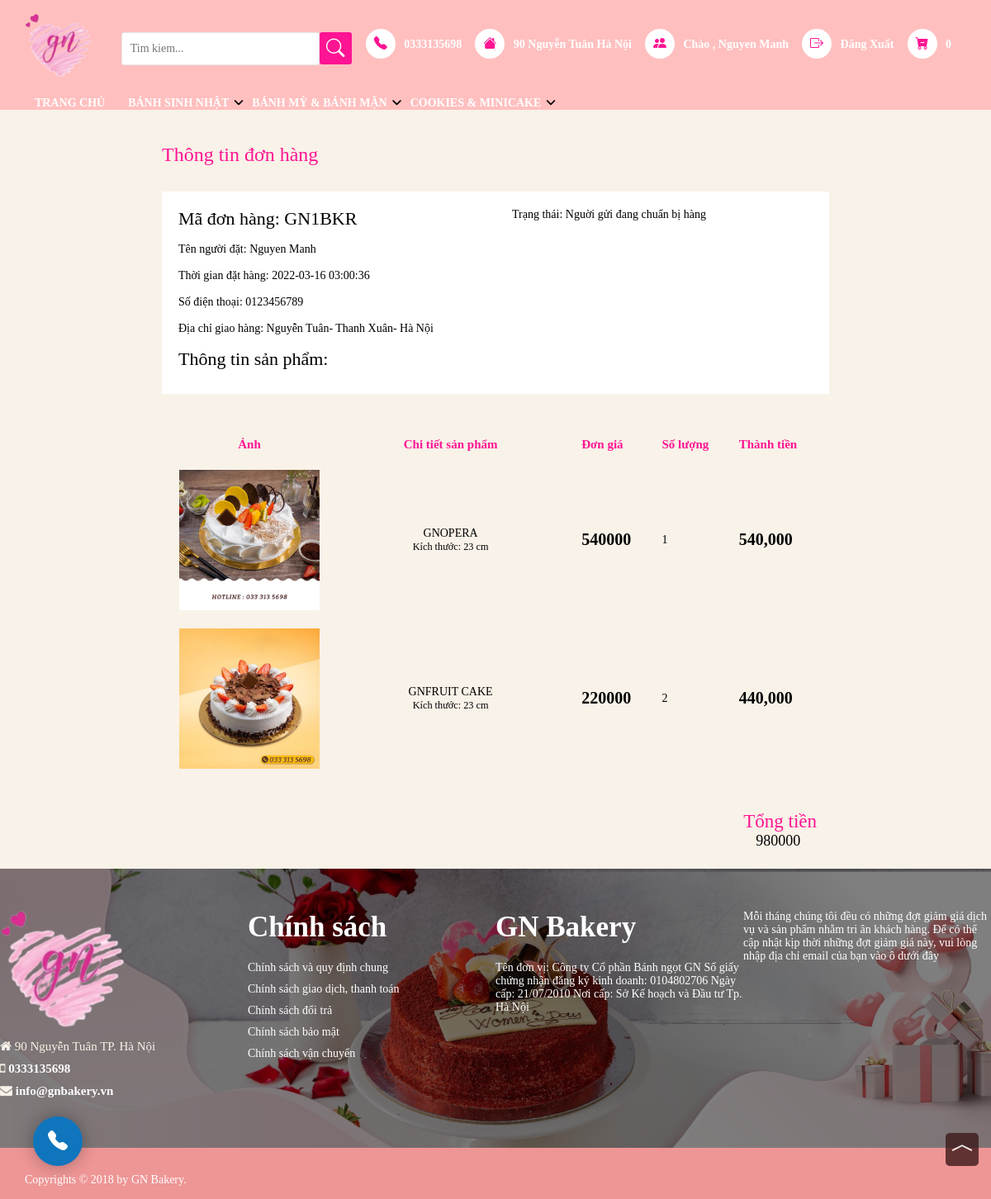
/order_product.php?order_id=1 (signed in), run on the app's committed database.
### tables this page shows
CREATE TABLE `categories` (
  `id` int(11) NOT NULL,
  `name` varchar(50) NOT NULL
);

CREATE TABLE `orders` (
  `id` int(11) NOT NULL,
  `customer_id` int(11) NOT NULL,
  `name_receiver` varchar(50) NOT NULL,
  `address_receiver` varchar(255) NOT NULL,
  `phone_receiver` varchar(15) NOT NULL,
  `status` tinyint(1) NOT NULL,
  `total_price` float NOT NULL,
  `created_at` timestamp NOT NULL DEFAULT CURRENT_TIMESTAMP
);

CREATE TABLE `order_product` (
  `order_id` int(11) NOT NULL,
  `product_id` int(11) NOT NULL,
  `quantity` int(11) NOT NULL
);

CREATE TABLE `products` (
  `id` int(11) NOT NULL,
  `name` varchar(50) NOT NULL,
  `image` varchar(255) NOT NULL,
  `size` int(11) NOT NULL,
  `price` float NOT NULL,
  `description` text NOT NULL,
  `status` tinyint(1) NOT NULL DEFAULT '1',
  `category_detail_id` int(11) NOT NULL,
  `admin_id` int(11) NOT NULL
);

### cart_function.php (called while the page is built, shortened)
<?php
function total_item($cart){
    $total = 0;
    return $total;
}
?>

### order_product.php (the view, shortened to what this page needs)
<?php
require './database/connect.php';
$idCus = $_SESSION['id'];
$idOrder = $_GET['order_id'];
$sqlTtin = "SELECT * FROM orders WHERE id = $idOrder and customer_id = $idCus";
$resultTtin = mysqli_query($connect,$sqlTtin);
$rowTtin = mysqli_fetch_assoc($resultTtin);
$sqlBanh = "SELECT * FROM products,order_product WHERE order_id = $idOrder and order_product.product_id = products.id";
$resultBanh = mysqli_query($connect,$sqlBanh);
?>
<!DOCTYPE html>
<html lang="en">
<head>
  <link rel="stylesheet" href="https://cdn.jsdelivr.net/npm/bootstrap-icons@1.8.1/font/bootstrap-icons.css">
  <link href="https://cdn.jsdelivr.net/npm/bootstrap@5.1.3/dist/css/bootstrap.min.css" rel="stylesheet"
>
  <link rel="stylesheet" type="text/css" href="css/style.css">
  <link rel="stylesheet" type="text/css" href="css/order.css">
  <link rel="stylesheet" href="https://cdnjs.cloudflare.com/ajax/libs/font-awesome/6.0.0/css/all.min.css">
  <link rel="stylesheet" type="text/css" href="https://cdn.jsdelivr.net/npm/slick-carousel@1.8.1/slick/slick.css" />
  <link rel="stylesheet" href="https://cdnjs.cloudflare.com/ajax/libs/font-awesome/4.7.0/css/font-awesome.min.css">
</head>
<body>
<?php require './header.php'; ?>
        <div class="order-product">
        <h2>Thông tin đơn hàng</h2>
            <div class="order-product-content">
                 <div class="order-left">
                    <h1>Mã đơn hàng: GN<?php echo $rowTtin['id']  ?>BKR</h1>
                    <p class="mt-3">Tên người đặt: <?php echo $rowTtin['name_receiver']  ?></p>
                    <p>Thời gian đặt hàng: <?php echo $rowTtin['created_at']  ?></p>
                    <p>Số điện thoại: <?php echo $rowTtin['phone_receiver']  ?></p>
                    <p>Địa chỉ giao hàng: <?php echo $rowTtin['address_receiver']  ?></p>
                    <h1>Thông tin sản phẩm:</h1>
                 </div>
                  <div class="order-right">
                    <p class="order-text" >Trạng thái: Nguời gửi đang chuẩn bị hàng </p>
                 </div>
             </div>
             <table class="cart-table full ">
          <thead class="cart__row">
            <tr class="spaceUnder">
              <th class="item-img" >Ảnh </th>
              <th class="item-content-text">Chi tiết sản phẩm</th>
              <th class="item-content-price">Đơn giá</th>
              <th class="item-amount">Số lượng</th>
              <th class="item-total-price">Thành tiền</th>
            </tr>
          </thead>
          <tbody>
            <?php
              if(mysqli_num_rows($resultBanh) > 0){
                while($rowBanh = mysqli_fetch_assoc($resultBanh)){
            ?>
              <tr class="spaceUnder">
                <td class="item-img" data-label="Sản phẩm">
                  <a href="" class="cart__image">
                    <img src="./assets/images/products/<?php echo $rowBanh['image'] ?>">
                  </a>
                </td>
                <td class="item-contentt-text">
                  GN<?php echo $rowBanh['name'] ?>
                <br>
                  <div class="cart__remove">
                    <small>Kích thước: <?php echo $rowBanh['size'] ?> cm</small><br>
                  </div>
                </td>
                <td class="item-contentt-price" data-label="Đơn giá">
                  <span class="item-price">
                    <?php echo $rowBanh['price'] ?>
                  </span>
                </td>
                <td class="item-amountt" data-label="Số lượng">
                  <div class="product-quantitys">
                    <?php echo  $rowBanh['quantity'] ?>
                  </div>
                </td>
                <td class="item-totall-price" data-label="Tổng giá">
                  <span class="item-price">
                    <?php echo number_format($rowBanh['price'] * $rowBanh['quantity']) ?>
                  </span>
                </td>
              </tr>
            <?php
                }
              }
            ?>
          </tbody>
        </table>
                <div class="row-total">
					<div class="cart-price-right">
						<p>
							<span class="cart__subtotal-title">Tổng tiền</span><br>
							<span class="cart__subtotal"><?php echo $rowTtin['total_price'] ?></span>
						</p>
					</div>
                </div>
            </div>
            <footer>
    <div class="footer-top">
      <div class="wrapper">
        <div class="inner">
          <div class="grid-item">
            <div class="contact-item ">
              <div class="ft-contact">
                <div class="ft-contact-logo ">
                  <a href="/"><img style="width: 50%;height:50%;" src="img/logo.png"
                      alt="GN BAKERY - Bánh ngọt Pháp"></a>
                </div>
                <div class="ft-contact-address">
                  <i class="fa fa-home" aria-hidden="true"></i> 90 Nguyễn Tuân TP. Hà Nội
                </div>
                <div class="ft-contact-tel">
                  <i class="fa fa-mobile" aria-hidden="true"></i> <a style="color: white; font-weight: bolder;"
                    href="tel:0333135698">0333135698</a>
                </div>
                <div class="ft-contact-email">
                  <i class="fa fa-envelope" aria-hidden="true"></i> <a style="color: white;font-weight: bolder;"
                    href="mailto:info@gnbakery.vn">info@gnbakery.vn</a>
                </div>
              </div>
            </div>
            <div class="menu ">
              <div class="ft-menu">
                <h4>Chính sách</h4>
                <ul class="list">
                  <li><a href="">Chính sách và quy định chung</a></li>
                  <li><a href="">Chính sách giao dịch, thanh toán</a></li>
                  <li><a href="">Chính sách đổi trả</a></li>
                  <li><a href="">Chính sách bảo mật</a></li>
                  <li><a href="">Chính sách vận chuyển</a></li>
                </ul>
              </div>
            </div>
            <div class="subscribe ">
              <div class="ft-subscribe-wrapper">
                <h4>GN Bakery</h4>
                <div class="ft-subscribe">
                  <p>Tên đơn vị: Công ty Cổ phần Bánh ngọt GN
                    Số giấy chứng nhận đăng ký kinh doanh: 0104802706
                    Ngày cấp: 21/07/2010
                    Nơi cấp: Sở Kế hoạch và Đầu tư Tp. Hà Nội
                  </p>
                </div>
              </div>
            </div>
            <div class="connect">
              <p>Mỗi tháng chúng tôi đều có những đợt giảm giá dịch vụ và sản phẩm nhằm tri ân khách hàng. Để có thể cập
                nhật kịp thời những đợt giảm giá này, vui lòng nhập địa chỉ email của bạn vào ô dưới đây
            </div>
          </div>
        </div>
      </div>
    </div>
    <div class="footer-bottom">
      <div class="wrapper">
        <div class="inner">
          <div class="grid">
            <div class="grid__item ">
              <div class="ft-copyright">
                Copyrights © 2018 by <a target="_blank" href="">GN Bakery</a>.
              </div>
            </div>
          </div>
        </div>
      </div>
    </footer>
    <div id="hotline">
      <a href="tel:0333135698" id="yBtn">
        <i class="bi bi-telephone-fill"></i>
      </a>
    </div>
    <div id="backtop">
      <i class="bi bi-chevron-compact-up"></i>
    </div>
</body>
</html>

### header.php (shortened to what this page needs)
<?php
require 'cart_function.php';
require './database/connect.php';
    $sql = "select * from categories";
    $categories = mysqli_query($connect, $sql);
$cart = (isset($_SESSION['cart']))? $_SESSION['cart'] : [];
?>
  <header class="medium-header">
    <div class="site-header">
      <div class="header-left">
        <div class="logo">
          <h1>
            <a href="#">
              <img src="img/logo.png">
            </a>
          </h1>
        </div>
        <div class="search">
          <form action="/search" method="get" class="input-search" role="search">
            <input id="search" type="search" name="q" value placeholder="Tim kiem..." class="input-field" aria-label="Tim kiem ..." autocomplete="off">
            <span class="input-group-btn">
              <button type="submit" class="btn icon-fallback-text">
                <i class="bi bi-search" aria-hidden="true"></i>
              </button>
            </span>
          </form>
        </div>
      </div>
      <div class="header-right">
        <ul class="list-item">
          <a class="item" href="tel:0333135698">
            <i class="bi bi-telephone-fill" aria-hidden="true"></i>
            <span>0333135698</span>
          </a>
          <a class="item" href="#">
            <i class="bi bi-house-fill" aria-hidden="true"></i>
            <span>
              90 Nguyễn Tuân Hà Nội
            </span>
          </a>
          <?php if(empty($_SESSION['id'])) { ?>
            <a class="item" href="./signin.php">
              <i class="bi bi-people-fill" aria-hidden="true"></i>
              Tài khoản
            </a>
          <?php } else { ?>
              <a class="item" href="user.php">
              <i class="bi bi-people-fill" aria-hidden="true"></i>
              Chào , <?= $_SESSION['name'] ?>
            </a>
            <a class="item" href="signout.php">
              <i class="bi bi-box-arrow-right" aria-hidden="true"></i>
              Đăng Xuất
            </a>
          <?php } ?>
          <a class="item" href="cart.php">
            <div class="cart-total-price">
              <i class="bi bi-cart-dash-fill" aria-hidden="true"></i>
              <?php if(empty($_SESSION['id'])) { ?><span id="CartCount">
              0</span>
              <?php } else { ?>
                <span id="CartCount"><?php echo total_item($cart) ?></span>
                <?php } ?>
            </div>
          </a>
      </div>
    </div>
    <nav class="container">
      <ul id="main-menu">
        <li><a href="./index.php">TRANG CHỦ</a></li>
        <?php foreach($categories as $category) { ?>
            <li>
                <a href="#"><?= $category['name'] ?></a>
            </li>
          <?php } ?>
      </ul>
    </nav>
  </header>

### css/style.css (style rules this page uses)
body { line-height: normal !important; font-size: 14px; font-family: David Libre; color: black; background: #f8f2e8; -webkit-font-smoothing: antialiased; -webkit-text-size-adjust: 100%; }
* { box-sizing: border-box; }
header { background: #FFBFBF; }
.site-header { display: flex; align-items: center; justify-content: space-between; }
.header-left { display: flex; justify-content: left; align-items: center; }
.header-right { margin-bottom: 30px; }
.logo { width: 30%; margin-left: 30px; }
.logo img { width: 80px; }
.search { width: 50%; position: relative; }
a { text-decoration: none; font-weight: inherit; color: #3d1a1a; background: transparent; }
.input-search { position: relative; display: table; border-collapse: separate; }
input { outline: 0; border: 1px solid #e6e6e6; max-width: 100%; padding: 8px 10px; border-radius: 3px; }
.input-field { width: 240px; height: 40px; }
.input-group-btn { position: relative; white-space: nowrap; width: 1%; padding: 0; }
.input-field , .input-group-btn { display: table-cell; vertical-align: middle; margin: 0; }
.btn { height: 37px; }
.icon-fallback-text { width: 39px; height: 39px; }
.icon-fallback-text , .bi { display: inline-block; color: white; }
.icon-fallback-text , .fallback-text { top: 0; padding: 0; border: 0; }
.list-item { display: flex; justify-content: space-around; align-items: center; padding-top: 35px; }
.list-item a { color: white; font-weight: bolder; font-size: 14px; margin-right: 16px; }
.list-item a i { font-weight: bolder; background: white; color: #FF1493; width: 36px; border-radius: 100%; height: 36px; line-height: 36px; text-align: center; font-size: 16px; margin-right: 7px; font-family: 'Roboto Condensed', sans-serif; }
#main-menu { display: flex; margin: 0; padding: 0; }
#main-menu li { position: relative; list-style: none; align-items: center; }
#main-menu li a { display: block; padding-right: 28px; text-decoration: none; color: white; font-weight: bolder; list-style: none; text-transform: uppercase; }
#main-menu>li>a { display: relative; }
#main-menu>li>a::before { content: " "; height: 4px; width: 0px; background: #c0c906; position: absolute; bottom: -6px; left: 0; transition: 0.25s ; }
#main-menu>li.has-child::after { font-family: "Font Awesome 5 Free"; font-weight: 900; content: "\f107"; color: black; position: absolute; top: 0; right: 11px; }
footer .footer-top { background-image: linear-gradient(rgba(0, 0, 0, 0.5), rgba(0, 0, 0, 0.5)), url(../img/banner2.jpg); background-position: center; background-size: cover; background-repeat: no-repeat; position: relative; color: #ffffff; padding: 50px 0px; }
.grid-item { display: flex; flex-wrap: wrap; }
.contact-item { width: 25%; }
.contact-item .ft-contact-logo { margin-bottom: 15px; }
.subscribe { width: 25%; }
.ft-subscribe-wrapper h4 { font-size: 35px; font-weight: bolder; margin-bottom: 20px; }
.ft-subscribe p { margin-top: 20px; }
.menu { width: 25%; }
.menu h4 { font-size: 35px; font-weight: bolder; margin-bottom: 20px; }
.connect { width: 25%; }
.ft-contact-address , .ft-contact-tel , .ft-contact-email { margin-bottom: 10px; color: #f8f2e8; font-size: 15px; }
.menu ul.list { list-style-type: none; margin: 0; padding: 0; }
.menu ul.list li { margin-bottom: 10px; }
.menu ul.list li a { color: #fff; }
footer .footer-bottom { background: #EE9595; padding: 15px 0px; }
footer .footer-bottom .ft-copyright { color: #ffffff; }
footer .footer-bottom .ft-copyright a { color: #ffffff; }
#hotline { position: fixed; bottom: 40px; left: 40px; z-index: 999999999; display: flex; align-items: center; width: 60px; border-radius: 50%; box-shadow: 0px 0px 20px rgba(0, 0, 0, 0.3); }
#hotline > a { display: inline-block; text-align: center; background: #0f75bc; color: #ffffff; width: 60px; font-size: 24px; line-height: 60px; border-radius: 50%; box-shadow: 0 0 0 0 rgba(15, 117, 188, 0.3); -webkit-animation: pulse 1.5s infinite; animation: pulse 1.5s infinite; transition: all .3s; }
#backtop { width: 40px; height: 40px; border-radius: 5px; background: #3d1a1a; font-size: 30px; font-weight: bolder; color: white; text-align: center; display: flex; align-items: center; justify-content: center; position: fixed; bottom: 40px; right: 15px; cursor: pointer; opacity: 0.8; }
li { list-style: none; }
.bi-search { background: #FF1493; font-weight: 900; color: white; font-size: 1.4rem; width: 100%; line-height: 39px; border-radius: 3px; }
.ft-copyright { margin-left: 30px; }

### data on the page
categories: name "BÁNH SINH NHẬT"
categories: name "BÁNH MỲ & BÁNH MẶN"
categories: name "COOKIES & MINICAKE"
orders: id "1", name_receiver "Nguyen Manh", created_at "2022-03-16 03:00:36", phone_receiver "0123456789", address_receiver "Nguyễn Tuân- Thanh Xuân- Hà Nội", total_price "980000"
order_product: product.image (picture), product.name "OPERA", product.size "23", product.price "540000", quantity "1", $rowBanh['price'] * $rowBanh['quantity'] "540,000"
order_product: product.image (picture), product.name "FRUIT CAKE", product.size "23", product.price "220000", quantity "2", $rowBanh['price'] * $rowBanh['quantity'] "440,000"

### other printed values
$_SESSION['name'] "Nguyen Manh"
total_item($cart) "0"
